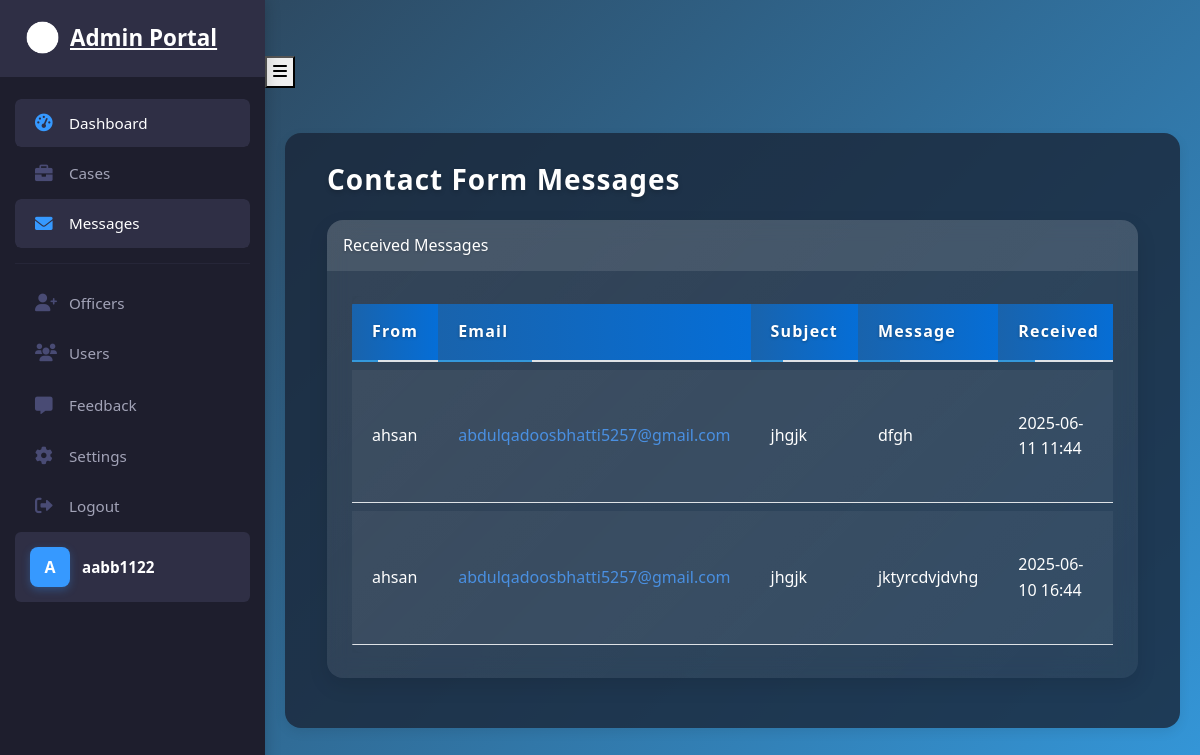
Screenshot of /cadmin/contact-messages/ (signed in) with the database file from the repository.
### frontend/models.py (models this page shows, shortened)
class User(AbstractUser):
    USER_TYPE_CHOICES = (
        ('user', 'Regular User'),
        ('officer', 'Police Officer'),
        ('admin', 'Admin'),
    )
    RANK_CHOICES = (
        ('IGP', 'Inspector General of Police (IGP)'),
        ('DIG', 'Deputy Inspector General (DIG)'),
        ('SSP', 'Senior Superintendent of Police (SSP)'),
        ('SP', 'Superintendent of Police (SP)'),
        ('DSP', 'Deputy Superintendent of Police (DSP)'),
        ('ASP', 'Assistant Superintendent of Police (ASP)'),
        ('Inspector', 'Inspector'),
        ('SI', 'Sub-Inspector (SI)'),
        ('ASI', 'Assistant Sub-Inspector (ASI)'),
        ('HC', 'Head Constable (HC)'),
        ('Constable', 'Constable'),
    )
    user_type = models.CharField(max_length=10, choices=USER_TYPE_CHOICES, default='user')
    phone_number = models.CharField(max_length=15, blank=True)
    address = models.TextField(blank=True)
    profile_picture = models.ImageField(upload_to='profile_pictures/', blank=True, null=True)
    date_of_birth = models.DateField(null=True, blank=True)
    is_verified = models.BooleanField(default=False)
    created_at = models.DateTimeField(auto_now_add=True)
    updated_at = models.DateTimeField(auto_now=True)
    cnic = models.CharField(max_length=15, unique=True, blank=True, null=True, help_text="Format: 12345-1234567-1")
    rank = models.CharField(max_length=20, choices=RANK_CHOICES, blank=True, null=True)
    cases_closed = models.PositiveIntegerField(default=0, help_text="Number of cases closed by this officer")
    groups = models.ManyToManyField(
        'auth.Group',
        verbose_name=_('groups'),
        blank=True,
        help_text=_(
            'The groups this user belongs to. A user will get all permissions '
            'granted to each of their groups.'
        ),
        related_name='frontend_user_set',
        related_query_name='frontend_user'
    )
    user_permissions = models.ManyToManyField(
        'auth.Permission',
        verbose_name=_('user permissions'),
        blank=True,
        help_text=_('Specific permissions for this user.'),
        related_name='frontend_user_set',
        related_query_name='frontend_user'
    )
    def is_admin(self):
        return self.user_type == 'admin' or self.is_superuser
    class Meta:
        verbose_name = _('user')
        verbose_name_plural = _('users')
        db_table = 'frontend_user'

class ContactMessage(models.Model):
    name = models.CharField(max_length=150)
    email = models.EmailField()
    subject = models.CharField(max_length=200)
    message = models.TextField()
    is_read = models.BooleanField(default=False)
    is_replied = models.BooleanField(default=False)
    received_at = models.DateTimeField(auto_now_add=True)
    class Meta:
        verbose_name = "Contact Message"
        verbose_name_plural = "Contact Messages"
        ordering = ['-received_at']

### cadmin/views.py (the view)
# urls.py: path('contact-messages/', views.view_contact_messages, name='view_contact_messages'),
@login_required
@user_passes_test(is_admin, login_url='login')
def view_contact_messages(request):
    messages_list = ContactMessage.objects.all()
    paginator = Paginator(messages_list, 15)  # Show 15 messages per page
    page_number = request.GET.get('page')
    page_obj = paginator.get_page(page_number)
    for msg in page_obj:
        if not msg.is_read:
            msg.is_read = True
            msg.save(update_fields=['is_read'])
    context = {
        'page_obj': page_obj,
    }
    return render(request, 'contact_messages.html', context)

### cadmin/views.py (called while the page is built)
def is_admin(user):
    return user.is_admin()

### cadmin/templates/contact_messages.html (shortened to what this page needs)
{% extends 'base_admin.html' %}
{% load static %}
{% block content %}
<div class="container-fluid">
    <h1 class="h3 mb-4" style="color: white; font-weight: 600; letter-spacing: 1px; text-shadow: 0 2px 5px rgba(0, 0, 0, 0.2);">Contact Form Messages</h1>
    <div class="card" style="background: linear-gradient(135deg, rgba(255, 255, 255, 0.1), rgba(255, 255, 255, 0.05)); border: none; border-radius: 16px; box-shadow: 0 8px 20px rgba(0, 0, 0, 0.1); overflow: hidden; backdrop-filter: blur(10px);">
        <div class="card-header py-3" style="background: rgba(255, 255, 255, 0.1); border-bottom: none;">
            <h6 class="m-0 font-weight-bold" style="color: white; text-shadow: 0 1px 3px rgba(0, 0, 0, 0.2);">Received Messages</h6>
        </div>
        <div class="card-body">
            <div class="table-responsive">
                <table class="custom-table" style="background: transparent; border-collapse: separate; border-spacing: 0 8px;">
                    <thead>
                        <tr style="background: linear-gradient(135deg, rgba(74, 144, 226, 0.3), rgba(74, 144, 226, 0.2)); border-bottom: 2px solid rgba(255, 255, 255, 0.2);">
                            <th style="padding: 15px 20px; font-size: 1rem; letter-spacing: 1.2px; color: white; text-shadow: 0 1px 3px rgba(0, 0, 0, 0.3); font-weight: 600;">From</th>
                            <th style="padding: 15px 20px; font-size: 1rem; letter-spacing: 1.2px; color: white; text-shadow: 0 1px 3px rgba(0, 0, 0, 0.3); font-weight: 600;">Email</th>
                            <th style="padding: 15px 20px; font-size: 1rem; letter-spacing: 1.2px; color: white; text-shadow: 0 1px 3px rgba(0, 0, 0, 0.3); font-weight: 600;">Subject</th>
                            <th style="padding: 15px 20px; font-size: 1rem; letter-spacing: 1.2px; color: white; text-shadow: 0 1px 3px rgba(0, 0, 0, 0.3); font-weight: 600;">Message</th>
                            <th style="padding: 15px 20px; font-size: 1rem; letter-spacing: 1.2px; color: white; text-shadow: 0 1px 3px rgba(0, 0, 0, 0.3); font-weight: 600;">Received</th>
                        </tr>
                    </thead>
                    <tbody>
                        {% for msg in page_obj %}
                        <tr class="message-row {% if not msg.is_read %}unread{% endif %}" style="background: rgba(255, 255, 255, 0.05); transition: transform 0.2s ease, background 0.2s ease; border-radius: 10px; overflow: hidden;">
                            <td style="color: white; padding: 15px 20px; font-weight: 500;">{{ msg.name }}</td>
                            <td style="color: white; padding: 15px 20px; font-weight: 500;"><a href="mailto:{{ msg.email }}" class="email-link" style="color: #4a90e2; text-decoration: none; transition: color 0.2s ease;">{{ msg.email }}</a></td>
                            <td style="color: white; padding: 15px 20px; font-weight: 500;">{{ msg.subject }}</td>
                            <td style="color: white; padding: 15px 20px; font-weight: 500;">{{ msg.message|truncatewords:20 }}</td>
                            <td style="color: white; padding: 15px 20px; font-weight: 500;">{{ msg.received_at|date:"Y-m-d H:i" }}</td>
                        </tr>
                        {% empty %}
                        <tr style="background: rgba(255, 255, 255, 0.05);">
                            <td colspan="7" class="text-center" style="color: white; padding: 20px; font-style: italic;">No messages found.</td>
                        </tr>
                        {% endfor %}
                    </tbody>
                </table>
            </div>
        </div>
    </div>
</div>
{% endblock %}

### cadmin/templates/base_admin.html (shortened to what this page needs)
{% load static %}
<!DOCTYPE html>
<html lang="en">
<head>
    <link rel="stylesheet" href="{% static 'css/bootstrap.min.css' %}">
    <link rel="stylesheet" href="https://cdnjs.cloudflare.com/ajax/libs/font-awesome/6.0.0-beta3/css/all.min.css">
    <link rel="stylesheet" href="{% static 'css/style.css' %}">
</head>
<body>
    <nav class="admin-sidebar" id="adminSidebar">
        <div class="sidebar-container">
            <a href="{% url 'cadmin:admin_dashboard' %}" class="sidebar-brand">
                <img src="{% static 'images/police-logo.png' %}" alt="Pakistani Police Logo">
                <span class="brand-text">Admin Portal</span>
            </a>
            <div class="sidebar-menu">
                <ul class="sidebar-nav sidebar-nav-primary">
                    <li class="sidebar-item">
                        <a class="sidebar-link {% if request.resolver_match.url_name == 'admin_dashboard' %}active{% endif %}"
                           href="{% url 'cadmin:admin_dashboard' %}">
                            <i class="fas fa-tachometer-alt"></i>
                            <span>Dashboard</span>
                        </a>
                    </li>
                    <li class="sidebar-item">
                        <a class="sidebar-link {% if 'case' in request.resolver_match.url_name %}active{% endif %}"
                           href="{% url 'cadmin:manage_cases' %}">
                            <i class="fas fa-briefcase"></i>
                            <span>Cases</span>
                        </a>
                    </li>
                    <li class="sidebar-item">
                        <a class="sidebar-link {% if request.resolver_match.url_name == 'view_contact_messages' %}active{% endif %}"
                           href="{% url 'cadmin:view_contact_messages' %}">
                            <i class="fas fa-envelope"></i>
                            <span>Messages</span>
                        </a>
                    </li>
                    <li class="sidebar-divider"></li>
                    <li class="sidebar-item">
                        <a class="sidebar-link {% if request.resolver_match.url_name == 'register_officer' %}active{% endif %}"
                           href="{% url 'cadmin:register_officer' %}">
                            <i class="fas fa-user-plus"></i>
                            <span>Officers</span>
                        </a>
                    </li>
                    <li class="sidebar-item">
                        <a class="sidebar-link {% if request.resolver_match.url_name == 'manage_users' %}active{% endif %}"
                           href="{% url 'cadmin:manage_users' %}">
                            <i class="fas fa-users"></i>
                            <span>Users</span>
                        </a>
                    </li>
                </ul>
                <ul class="sidebar-nav sidebar-nav-secondary">
                    <li class="sidebar-item">
                        <a class="sidebar-link {% if request.resolver_match.url_name == 'admin_feedback' %}active{% endif %}"
                           href="{% url 'cadmin:admin_feedback' %}">
                            <i class="fas fa-comment-alt"></i>
                            <span>Feedback</span>
                        </a>
                    </li>
                    <li class="sidebar-item">
                        <a class="sidebar-link {% if request.resolver_match.url_name == 'admin_settings' %}active{% endif %}"
                           href="{% url 'cadmin:admin_settings' %}">
                            <i class="fas fa-cog"></i>
                            <span>Settings</span>
                        </a>
                    </li>
                    <li class="sidebar-item">
                        <form method="post" action="{% url 'cadmin:logout' %}" class="d-inline">
                            <button type="submit" class="sidebar-link">
                                <i class="fas fa-sign-out-alt"></i>
                                <span>Logout</span>
                            </button>
                        </form>
                    </li>
                    <li class="sidebar-profile">
                        <div class="admin-profile">
                            <div class="admin-avatar">
                                {{ request.user.username|first|upper }}
                            </div>
                            <span class="profile-name">{{ request.user.username }}</span>
                        </div>
                    </li>
                </ul>
            </div>
        </div>
    </nav>
    <button class="sidebar-toggle" id="sidebarToggle">
        <i class="fas fa-bars"></i>
    </button>
    <div class="main-content">
        <div class="content-wrapper">
            {% block content %}{% endblock %}
        </div>
    </div>
</body>
</html>

### frontend/static/css/style.css (style rules this page uses)
:root { --primary-color: #2c2f7e; --secondary-color: #5a4b9c; --accent-color: #ffb74d; --text-light: #e0e0e0; --text-dark: #ffffff; --glass-color: rgba(30, 30, 50, 0.2); --glass-border: rgba(100, 100, 150, 0.3); --bg-dark: #1a1c3b; --card-bg: #25274d; }
body { font-family: 'Segoe UI', Tahoma, Geneva, Verdana, sans-serif; line-height: 1.6; color: var(--text-light); background: linear-gradient(135deg, var(--primary-color) 0%, var(--secondary-color) 100%); min-height: 100vh; padding-top: 56px; margin: 0; }
.card { background: var(--card-bg); border: none; border-radius: 12px; margin-bottom: 20px; color: var(--text-light); transition: all 0.3s ease; box-shadow: 0 4px 12px rgba(0, 0, 0, 0.1); }
.card-body { padding: 25px; }
a { color: var(--accent-color); text-decoration: none; transition: color 0.3s ease; }

### cadmin/templates/contact_messages.html (style rules this page uses)
.message-row { transition: transform 0.2s ease, background 0.2s ease; }
.custom-table th { background: linear-gradient(90deg, #25274d, #25274d); padding: 14px; font-weight: 600; color: #333; border-bottom: 2px solid #dee2e6; position: relative; }

### rows the page displays
User: user.username|first "A", user.username "aabb1122"
ContactMessage: name "ahsan", email "abdulqadoosbhatti5257@gmail.com", subject "jhgjk", message "dfgh", received_at "2025-06-11 11:44"
ContactMessage: name "ahsan", email "abdulqadoosbhatti5257@gmail.com", subject "jhgjk", message "jktyrcdvjdvhg", received_at "2025-06-10 16:44"
